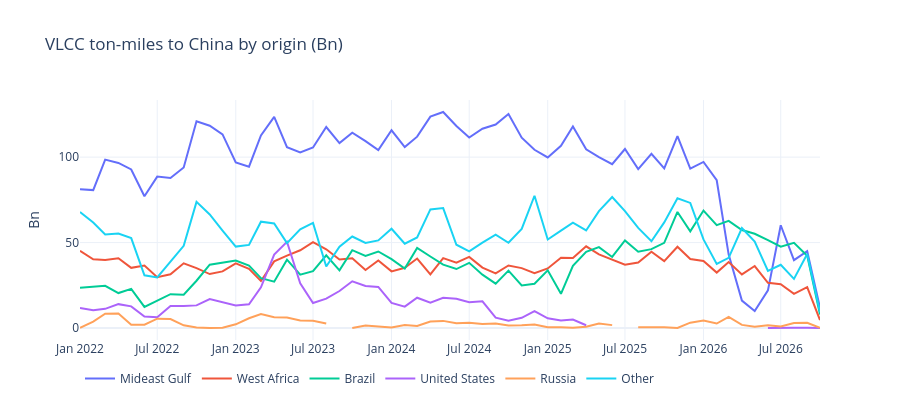

Notebook source saved alongside this figure:
### Code cell
origin_start = date(2022, 1, 1)
tm_orig = cached(
    "kpler_tonmiles_vlcc_china_by_origin_m",
    lambda: kp.tonmiles_vlcc_to_by_origin(cfg, "China", origin_start),
)

fig_o = go.Figure()
if not tm_orig.empty:
    for col in [c for c in tm_orig.columns if c != "Date"]:
        fig_o.add_trace(go.Scatter(
            x=tm_orig["Date"], y=tm_orig[col] / kp.TONMILES_BN, name=col,
        ))
fig_o.update_layout(
    title="VLCC ton-miles to China by origin (Bn)",
    template="plotly_white", height=420, legend=dict(orientation="h"),
    yaxis_title="Bn",
)
fig_o.show()

if not tm_orig.empty:
    last = tm_orig.iloc[-1]
    named = [c for c in tm_orig.columns if c not in ("Date", "Other")]
    total = sum(float(last[c]) for c in named + ["Other"] if pd.notna(last.get(c)))
    if total > 0:
        meg_share = 100.0 * float(last["Mideast Gulf"]) / total if pd.notna(last.get("Mideast Gulf")) else float("nan")
        display(Markdown(
            f"Latest month MEG share of named+Other China VLCC ton-miles: **{meg_share:.0f}%**. "
            f"Rising Atlantic (WAF/Brazil/US) with flat MEG = ships pulled west of Suez — softer TD3C relative to Atlantic routes."
        ))
